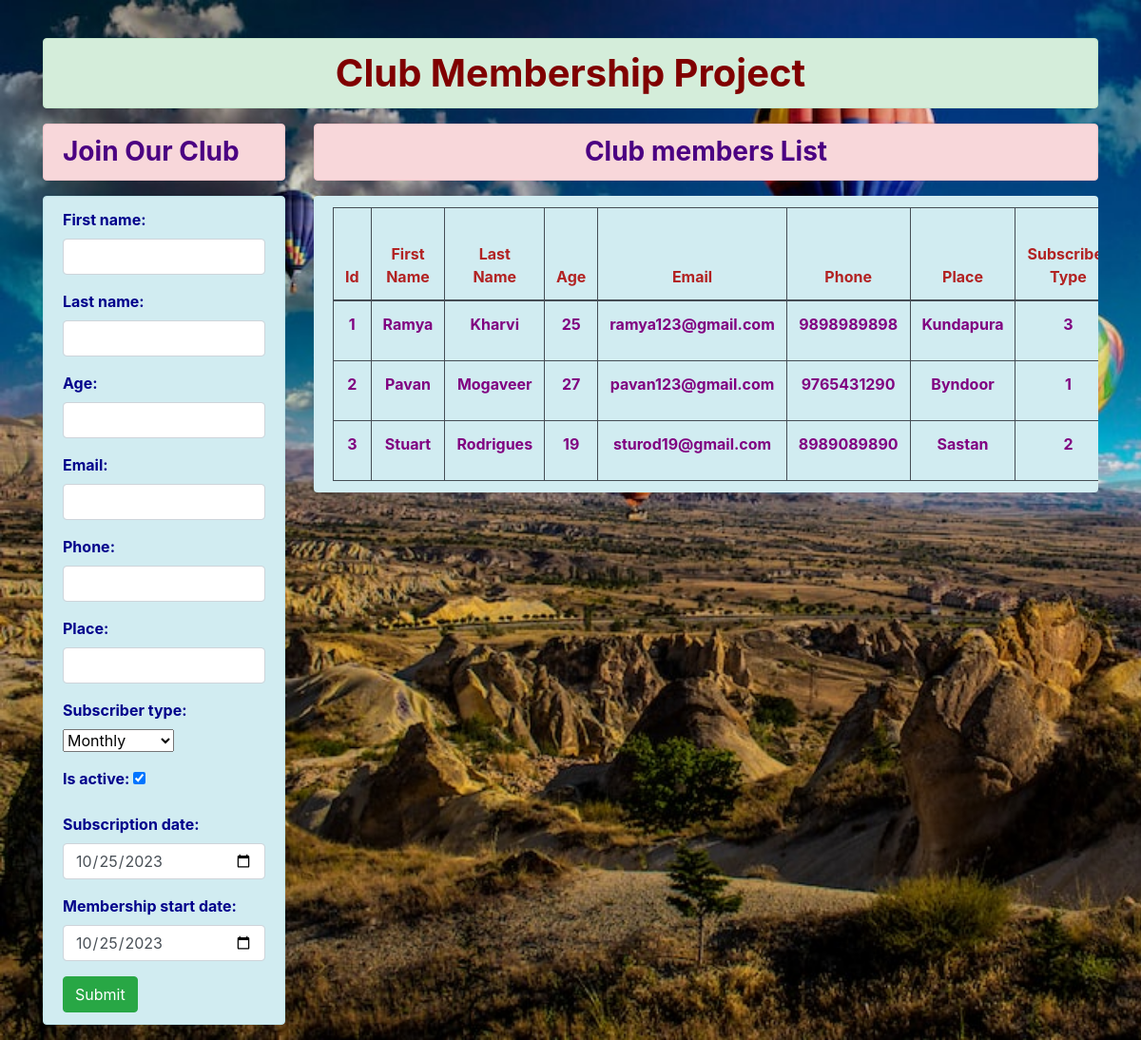
/member/create/, run on the app's committed database.
### Membership/models.py (models this page shows)
class Member(models.Model):
    first_name = models.CharField(max_length=100)
    last_name = models.CharField(max_length=100)
    age = models.IntegerField(validators=[MinValueValidator(10, message='Age must be greater than 12 years'), MaxValueValidator(90, message='Age must be less than 90 years')])
    email = models.EmailField(max_length=20)
    phone = models.CharField(max_length=10, validators=[MinLengthValidator(10)])
    place = models.CharField(max_length=100)
    subscriber_type = models.IntegerField(choices=SubscriberChoices.choices, default=SubscriberChoices.monthly)
    is_active = models.BooleanField(default=True)
    subscription_date = models.DateField(default=date.today)
    subscription_renewal_date = models.DateField()
    membership_start_date = models.DateField(default=date.today)
    membership_end_date = models.DateField(default=None)

### Membership/views.py (the view, shortened to what this page needs)
# urls.py: path('create/', views.MemberCreate.as_view(), name='create'),
class MemberCreate(TemplateView):
    template_name = 'MembershipTemplate/create.html'
    def get_context_data(self):
        member_form = self.kwargs.get('member_form')
        if not member_form:
            member_form = MemberForm()
        member_data = Member.objects.all()
        context = {'data': member_data, 'form': member_form}
        return context

### Membership/forms.py
class MemberForm(forms.ModelForm):
    class Meta:
        model = Member
        fields = '__all__'
        exclude = ['subscription_renewal_date', 'membership_end_date']
        widgets = {'first_name': forms.TextInput(attrs={'class': 'form-control'}),
                   'last_name': forms.TextInput(attrs={'class': 'form-control'}),
                   'age': forms.NumberInput(attrs={'class': 'form-control'}),
                   'email': forms.EmailInput(attrs={'class': 'form-control'}),
                   'phone': forms.NumberInput(attrs={'class': 'form-control'}),
                   'place': forms.TextInput(attrs={'class': 'form-control'}),
                   'subscription_date': forms.DateInput(attrs={'type': 'date', 'class': 'form-control'}),
                   'subscription_renewal_date': forms.DateInput(attrs={'class': 'form-control', 'readonly': 'readonly', 'placeholder': 'auto-generated'}),
                   'membership_start_date': forms.DateInput(attrs={'type': 'date', 'class': 'form-control'}),
                   'membership_end_date': forms.DateInput(attrs={'class': 'form-control', 'readonly': 'readonly', 'placeholder': 'auto-generated'})
                   }

### templates/MembershipTemplate/create.html (shortened to what this page needs)
{% extends 'MembershipTemplate/base.html' %}
{% load static %}
{% block content %}
      <div class="row">
          <div class="col-sm-3">
              <h3 class="alert alert-danger font-weight-bold" style="color: indigo">Join Our Club</h3>
              <form action="" method="POST" class="alert alert-info font-weight-bold" style="color: darkblue"> {% csrf_token %}
                {{form.as_p}}
                <input type="submit" value="Submit" class="btn btn-success">
              </form>
          </div>
           <div class="col-sm-9">
               <h3 class="text-center alert alert-danger font-weight-bold" style="color: indigo">Club members List</h3>
               {% if data %}
                <table class="table table-bordered table-dark border-dark table-responsive alert alert-info">
                    <thead class="text-center">
                        <tr style="color: firebrick">
                          <th scope="col">Id</th>
                          <th scope="col">First Name</th>
                          <th scope="col">Last Name</th>
                          <th scope="col">Age</th>
                          <th scope="col">Email</th>
                          <th scope="col">Phone</th>
                          <th scope="col">Place</th>
                          <th scope="col">Subscriber Type</th>
                        </tr>
                    </thead>
                    <tbody>
                      {% for member in data %}
                        <tr class="text-center font-weight-bold" style="color: purple">
                          <th scope="row">{{member.id}}</th>
                          <td>{{member.first_name|capfirst}}</td>
                          <td>{{member.last_name|capfirst}}</td>
                          <td>{{member.age}}</td>
                          <td>{{member.email}}</td>
                          <td>{{member.phone|capfirst}}</td>
                          <td>{{member.place|capfirst}}</td>
                          <td>{{member.subscriber_type|capfirst}}</td>
                        </tr>
                      {% endfor %}
                    </tbody>
                </table>
               {% else %}
                <h3 class="text-center">No Data</h3>
               {% endif %}
           </div>
      </div>
{% endblock content %}

### templates/MembershipTemplate/base.html (shortened to what this page needs)
<!DOCTYPE html>
{% load static %}
<html lang="en">
<head>
    <link rel="stylesheet" href="{% static 'css/bootstrap/all.css' %}">
    <link rel="stylesheet" href="{% static 'css/bootstrap/bootstrap.css' %}">
    <link rel="stylesheet" href="{% static 'css/my_css/mystyle.css' %}">
</head>
<body class="bg-img">
    <div class="container mt-2">
        <h5>&nbsp;</h5>
        <h1 class="text-center alert alert-success font-weight-bold" style="color: maroon">Club Membership Project</h1>
        {% block content %} {% endblock content %}
    </div>
</body>
</html>

### data on the page
Member: id "1", first_name "Ramya", last_name "Kharvi", age "25", email "ramya123@gmail.com", phone "9898989898", place "Kundapura", subscriber_type "3"
Member: id "2", first_name "Pavan", last_name "Mogaveer", age "27", email "pavan123@gmail.com", phone "9765431290", place "Byndoor", subscriber_type "1"
Member: id "3", first_name "Stuart", last_name "Rodrigues", age "19", email "sturod19@gmail.com", phone "8989089890", place "Sastan", subscriber_type "2"
